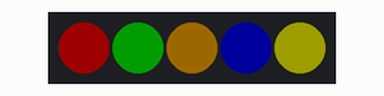
Simulated run of this program. Board: BBC micro:bit (MakeCode). Parts: 5 RGB LEDs in strip order, left to right. Dim RGB values are drawn brighter than linear.

Above: at 0.1 s.
At 3.1 s:
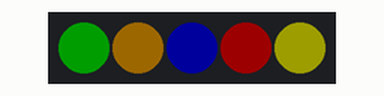
At 18.4 s:
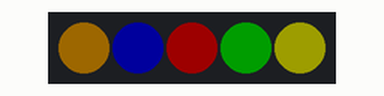
At 38.1 s:
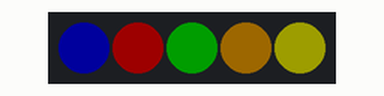
Timing chart, 0 to 40.0 s (numbered marks = the images above):
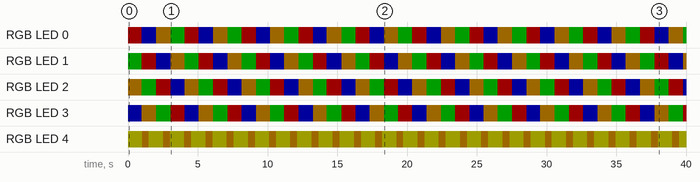

The program:

main.ts
```typescript
let strip = neopixel.create(DigitalPin.P0, 5, NeoPixelMode.RGB)
let baum = strip.range(0, 4)
strip.setBrightness(30)
strip.setPixelColor(0, neopixel.colors(NeoPixelColors.Red))
strip.setPixelColor(1, neopixel.colors(NeoPixelColors.Green))
strip.setPixelColor(2, neopixel.colors(NeoPixelColors.Orange))
strip.setPixelColor(3, neopixel.colors(NeoPixelColors.Blue))
strip.setPixelColor(4, neopixel.colors(NeoPixelColors.Yellow))
strip.show()
basic.forever(function () {
    basic.pause(1000)
    baum.rotate(1)
    strip.show()
})
basic.forever(function () {
    basic.pause(1000)
    strip.setPixelColor(4, neopixel.colors(NeoPixelColors.Orange))
    strip.show()
    basic.pause(500)
    strip.setPixelColor(4, neopixel.colors(NeoPixelColors.Yellow))
    strip.show()
})
```

test.ts
```typescript
// Hier kann man Tests durchführen; diese Datei wird nicht kompiliert, wenn dieses Paket als Erweiterung verwendet wird.
```

Measured:
- by itself, RGB LED 0: repeats every 4.1 s: RGB(0, 0, 29) 1.0 s, RGB(29, 19, 0) 1.0 s, RGB(0, 29, 0) 1.0 s, RGB(29, 0, 0) 1.0 s
- by itself, RGB LED 1: repeats every 4.1 s: RGB(29, 0, 0) 1.0 s, RGB(0, 0, 29) 1.0 s, RGB(29, 19, 0) 1.0 s, RGB(0, 29, 0) 1.0 s
- by itself, RGB LED 2: repeats every 4.1 s: RGB(0, 29, 0) 1.0 s, RGB(29, 0, 0) 1.0 s, RGB(0, 0, 29) 1.0 s, RGB(29, 19, 0) 1.0 s
- by itself, RGB LED 3: repeats every 4.1 s: RGB(29, 19, 0) 1.0 s, RGB(0, 29, 0) 1.0 s, RGB(29, 0, 0) 1.0 s, RGB(0, 0, 29) 1.0 s
- by itself, RGB LED 4: alternates RGB(29, 29, 0) for 1.0 s and RGB(29, 19, 0) for 0.50 s
